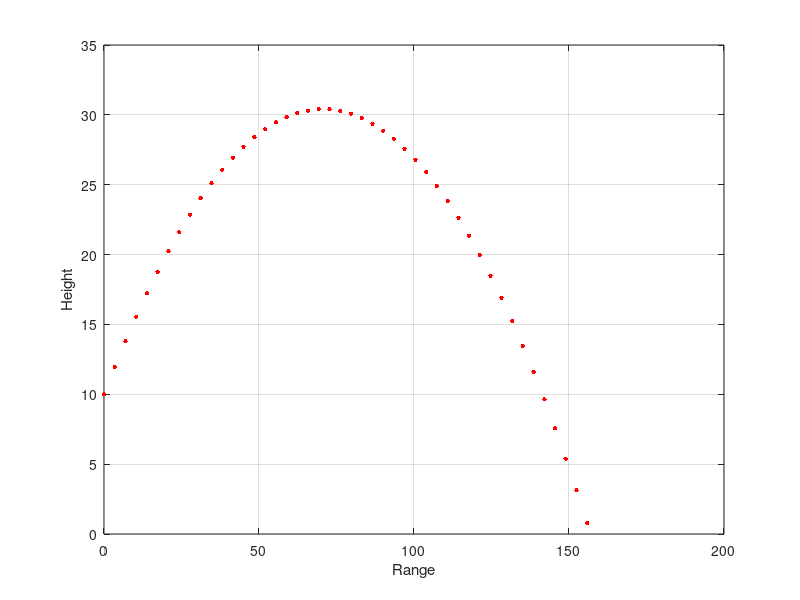

The MATLAB script that drew this image:
% Prog_04c.m: Projectile.
y0=10;g=9.8;dt=0.1;t=0;
vx0=20*sqrt(3);vy0=20;
% Preallocate (estimate size for speed).
N=100;
sx=zeros(1,N);sy=zeros(1,N);
i=1;
% Simulation loop.
while true
    sx(i)=vx0*t;
    sy(i)=vy0*t-0.5*g*t^2+y0;
    if sy(i) < 0
        break
    end
    t=t+dt;i=i+1;
end
% Trim unused space.
sx=sx(1:i-1);sy=sy(1:i-1);
figure
plot(sx,sy,'r.','MarkerSize',10)
grid on
xlabel('Range')
ylabel('Height')
% End Prog_04c.m.
